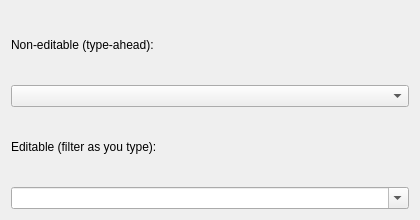
<?xml version="1.0" encoding="UTF-8"?>
<ui version="4.0">
 <class>Dialog</class>
 <widget class="QDialog" name="Dialog">
  <property name="geometry">
   <rect>
    <x>0</x>
    <y>0</y>
    <width>420</width>
    <height>220</height>
   </rect>
  </property>
  <property name="windowTitle">
   <string>#155 combo/240_editable_search</string>
  </property>
  <layout class="QVBoxLayout" name="verticalLayout">
   <property name="leftMargin"><number>11</number></property>
   <property name="topMargin"><number>11</number></property>
   <property name="rightMargin"><number>11</number></property>
   <property name="bottomMargin"><number>11</number></property>
   <property name="spacing"><number>6</number></property>
   <item>
    <widget class="QLabel" name="l_plain">
     <property name="text"><string>Non-editable (type-ahead):</string></property>
    </widget>
   </item>
   <item>
    <widget class="QComboBox" name="plain"/>
   </item>
   <item>
    <widget class="QLabel" name="l_edit">
     <property name="text"><string>Editable (filter as you type):</string></property>
    </widget>
   </item>
   <item>
    <widget class="QComboBox" name="editable">
     <property name="editable"><bool>true</bool></property>
    </widget>
   </item>
  </layout>
 </widget>
</ui>
